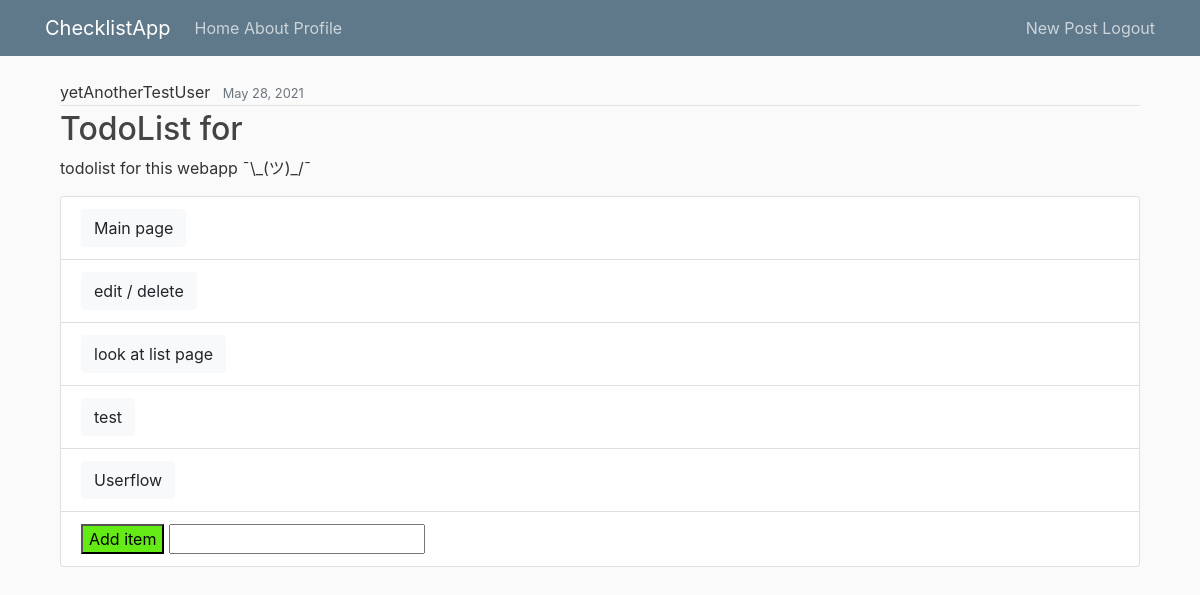
Page /checklist/7/ (signed in) on the committed database.
### daBookStore/models.py (models this page shows, shortened)
class checkLists(models.Model):
    title = models.CharField(max_length=32)
    description = models.TextField()
    createdBy = models.ForeignKey(User, on_delete=models.CASCADE)
    createdDate = models.DateTimeField(default=timezone.now)

class checklistValue(models.Model):
    item = models.CharField(max_length=64)
    isChecked = models.BooleanField(default=False)
    createdDate = models.DateTimeField(default=timezone.now)
    belongsTo = models.ForeignKey(checkLists, on_delete=models.CASCADE, blank=True, null=True)

### daBookStore/views.py (the view, shortened to what this page needs)
# urls.py: path('checklist/<int:pk>/', views.ChecklistDetailView, name='checklistDetail'),
def ChecklistDetailView(request, pk):
    context = {
        "checkList": checkLists.objects.get(pk = pk),
        "items": checklistValue.objects.filter(belongsTo = pk).order_by('createdDate'),
        "title": "DetailView"
    }
    return render(request, "daBookStore/ChecklistDetailView.html", context)

### daBookStore/templates/daBookStore/ChecklistDetailView.html (shortened to what this page needs)
{% extends "daBookStore/base.html" %}
{% block content %}
    <article class="media content-section">
        <div class="media-body">
            <div class="checklistMetadata">
                <a class="mr-2">{{ checkList.createdBy }}</a>
                <small class="text-muted">{{ checkList.createdDate|date:"F d, Y" }}</small>
            </div>
            <h2><a class="checklistTitle">{{ checkList.title }}</a></h2>
            <p class="checklistContent">{{ checkList.description }}</p>
            <ul class="list-group">
                {% for item in items %}
                    <li class="list-group-item">
                        <form method="POST" action="{% url 'checklistDetail' checkList.id %}">
                            <input type="submit" class = {% if item.isChecked %}"btn btn-light"{% else %}"btn btn-outline-dark"{% endif %} value="{{ item.item }}">
                        </form>
                    </li>
                {% endfor %}
                <li class="list-group-item">
                    <form method="POST" action="{% url 'checklistDetail' checkList.id %}">
                        <input type="submit"  id = "green" value="Add item">
                        <input type="text" name="newItem"><br>
                    </form>
                </li>
            </ul>
        </div>
    </article>
{% endblock content %}

### daBookStore/static/daBookStore/main.css (style rules this page uses)
body { background: #fafafa; color: #333333; margin-top: 5rem; }
h1, h2, h3, h4, h5, h6 { color: #444444; }
ul { margin: 0; }
.checklistTitle { color: #306a9cfd; }
.checklistContent { white-space: pre-line; }
.checklistMetadata { padding-bottom: 1px; margin-bottom: 4px; border-bottom: 1px solid #e3e3e3 }
#green { background-color: rgb(100, 235, 22); }

### rows in the picture
checkLists: createdBy "yetAnotherTestUser", createdDate "May 28, 2021", title "TodoList for", description "todolist for this webapp ¯\\_(ツ)_/¯"
checklistValue: item "Main page"
checklistValue: item "edit / delete"
checklistValue: item "look at list page"
checklistValue: item "test"
checklistValue: item "Userflow"
